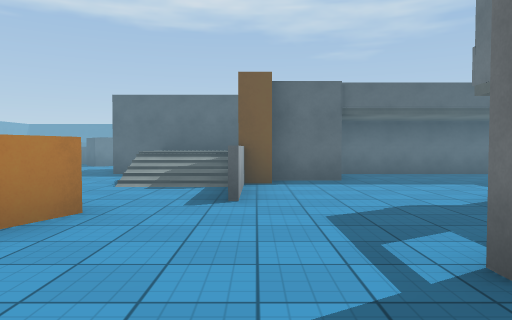
view 1 (above)

24 first-person views from a walk through a 3-D level made in the Unity game engine. The camera is 1.3 m above the floor, tilts 2° down and sees 70° across. The floor is counted in squares, 2 m on a side. Each view is taken from the middle of a square. On the plan, view 1 faces up. The plan holds only what a view shows up to about 11 squares ahead; the rest is blank. The place goes on beyond the plan. The player is left out. Surface patterns are stand-ins for the level's own textures.

view 2
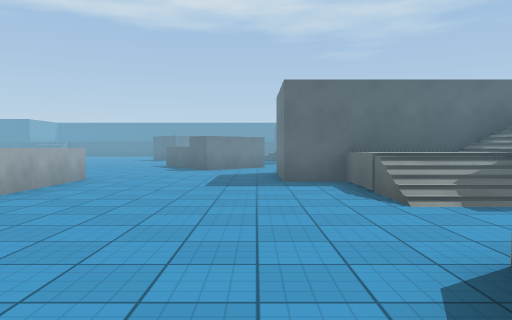

view 3
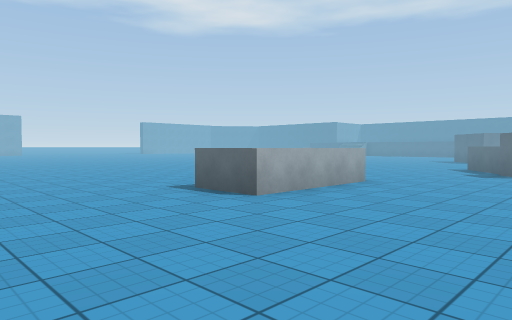

view 4
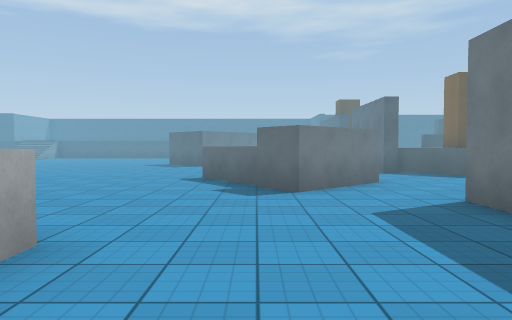

view 5
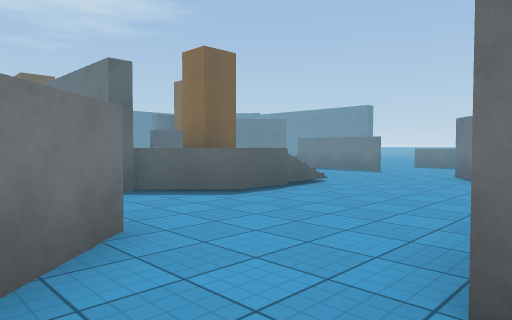

view 6
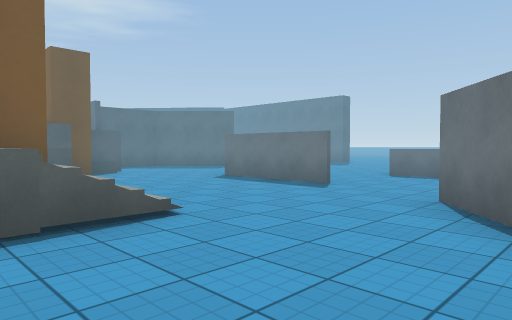

view 7
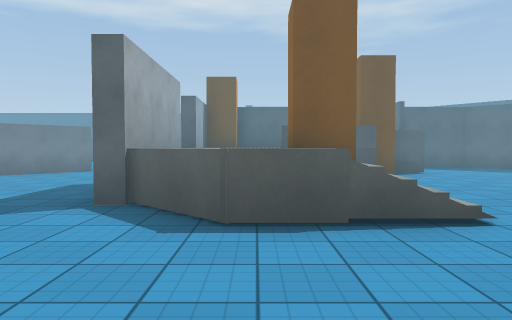

view 8
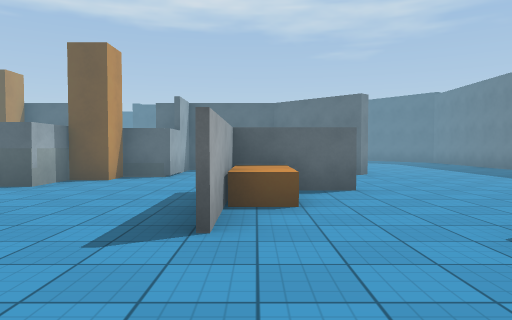

view 9
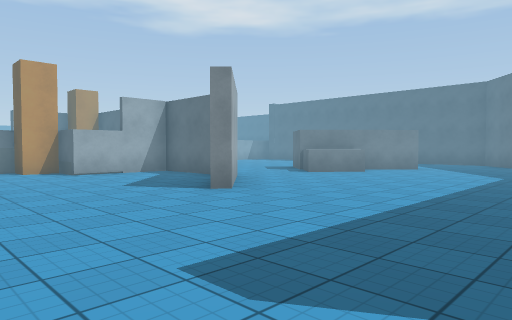

view 10
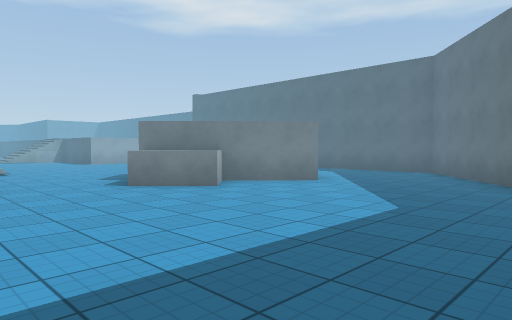

view 11
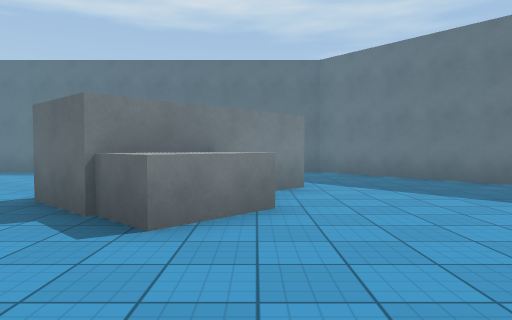

view 12
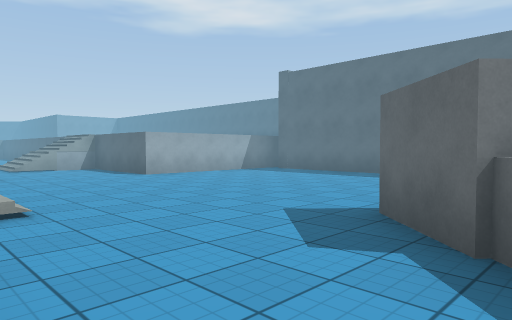

view 13
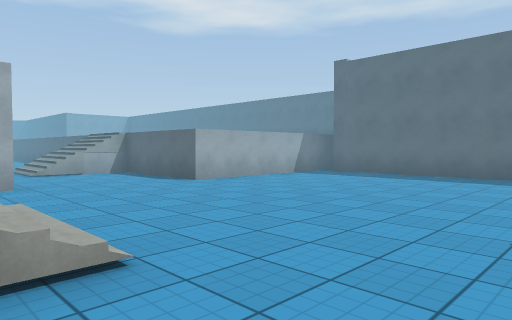

view 14
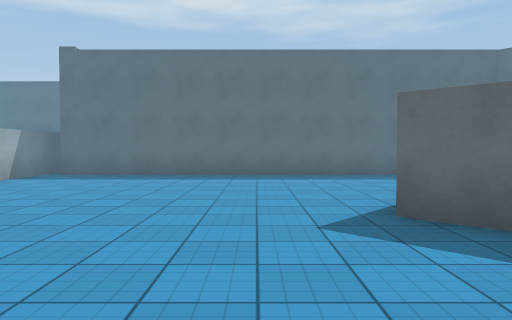

view 15
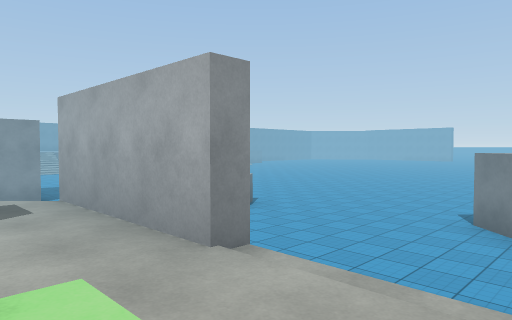

view 16
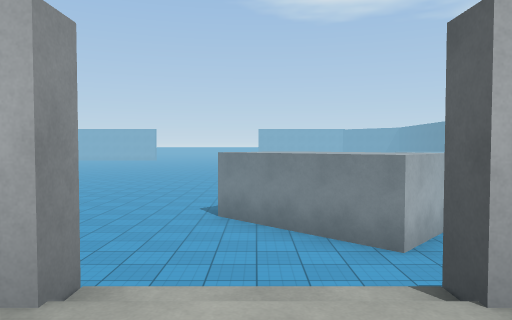

view 17
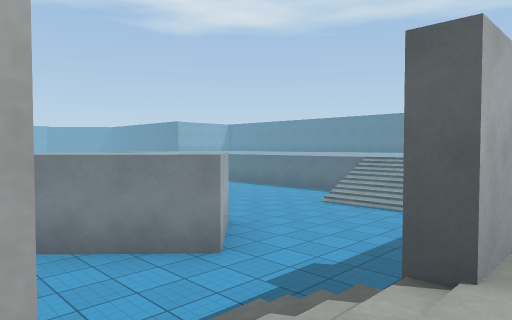

view 18
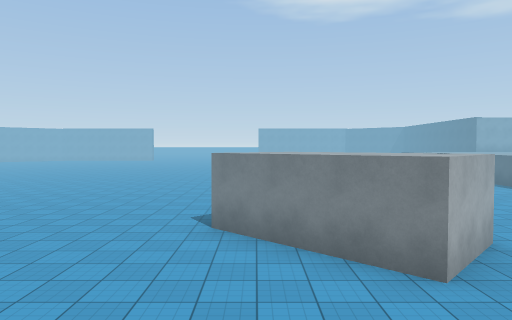

view 19
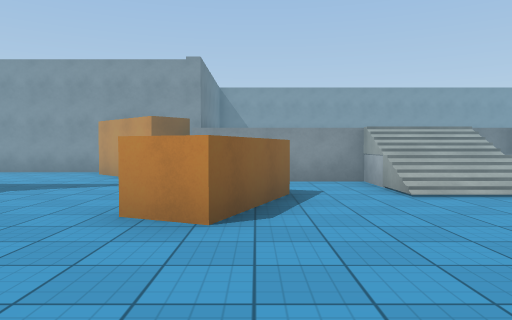

view 20
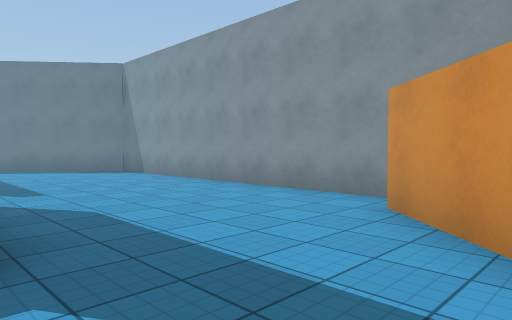

view 21
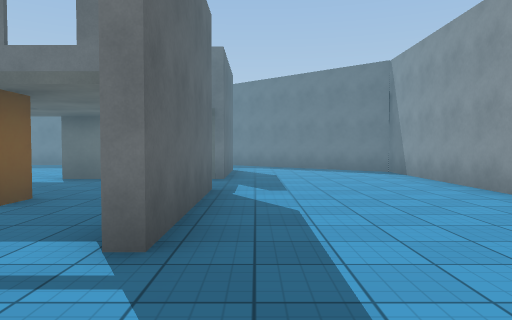

view 22
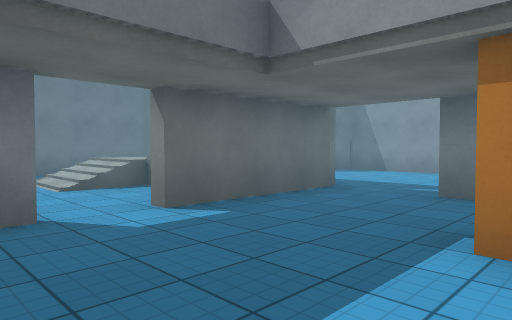

view 23
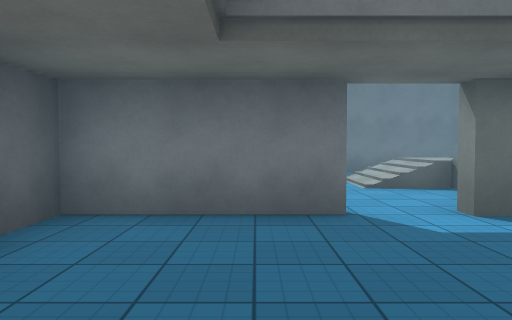

view 24
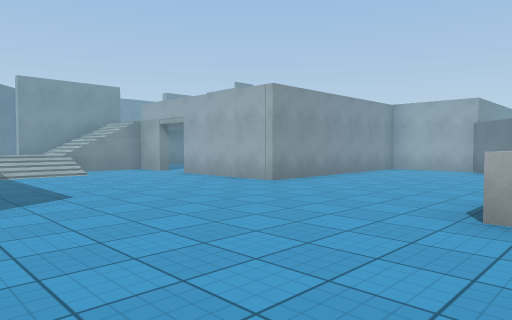

### Floor plan
Key: @ floor where view 1 was taken; # wall or solid block; x gap in a wall; . main floor; : floor 0.75 m higher than the main floor; + floor 1 m higher than the main floor; * floor 1.25 m higher than the main floor; % floor 2 m higher than the main floor; / step, stairs or slope; = window, fence, low wall or low ledge; v drop or lower ground; O other object.
Columns run from 15 left of view 1 to 13 right of it. Each row starts with its distance up from view 1.
 33              ############
 32              ...........##
 31              ............#
 30              .........O..##
 29              #.......OO...#
 28       ..#/#.........  O....
 27      ...//=.........OOO....
 26     ....///..........O......
 25      .......#...//..........
 24       ......    //..........#
 23         O... O##  #OOO......
 22        OOO..#     #...O....
 21        OOO./#** OOO.........
 20        OO..//** OO..........
 19   ........./O**OO...........
 18   ..........O**.....O=......
 17   ..........O* O ...O....
 16   ........ ../  /...#...
 15   ......OO  ..O#/......O
 14   .......OOO...........O....
 13   .. ....OO.......OO...O....
 12       ..........OO..........
 11       ......#   #...........
 10        .....#   #..........
  9   ..   O....###########....
  8  ....  O.....**/ /....#....
  7 ......OO.....//O#.....#....
  6 .............//O......x....
  5 ...............O......O.//..#
  4    ..........O....O...O//+O #
  3         ....OO........//:O  #
  2         ///.O....###..##O
  1         //#.  ............
  0         /%%% vO@.........##
 -1               OO........ #
 -2                O........#
 -3              ############
 -4              #

Positions as (right, up) in squares from view 1, and headings:
1: (0, 0), facing up
2: (-4, 2), facing up
3: (-4, 3), facing up-left
4: (-6, 7), facing up
5: (-5, 11), facing up-right
6: (-1, 12), facing up-right
7: (-1, 12), facing up
8: (5, 13), facing up
9: (12, 18), facing up-left
10: (12, 23), facing up-left
11: (7, 23), facing up
12: (6, 24), facing up-left
13: (4, 24), facing up-left
14: (3, 24), facing up
15: (-1, 21), facing down-left
16: (-1, 20), facing left
17: (-2, 19), facing up-left
18: (-2, 20), facing left
19: (-3, 7), facing down
20: (-1, 2), facing down-right
21: (-1, 1), facing right
22: (3, 7), facing down-right
23: (3, 7), facing right
24: (12, 14), facing down-left
